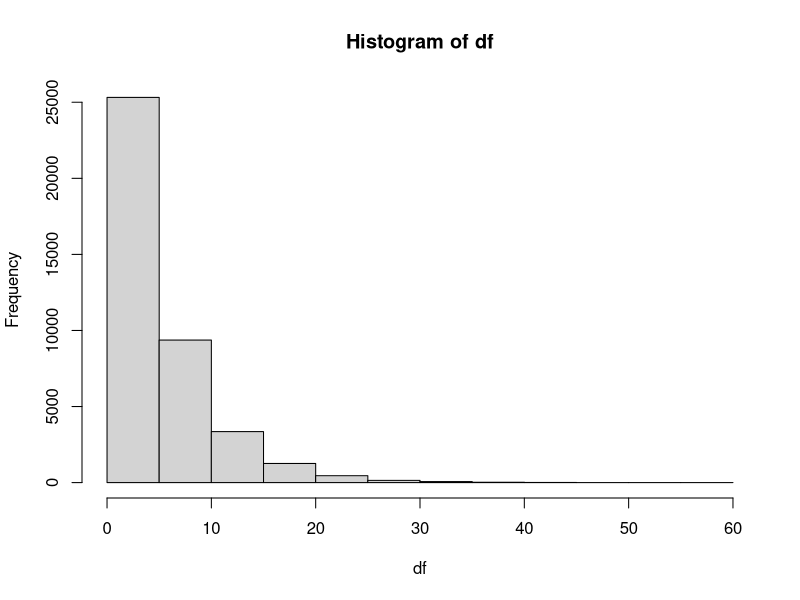
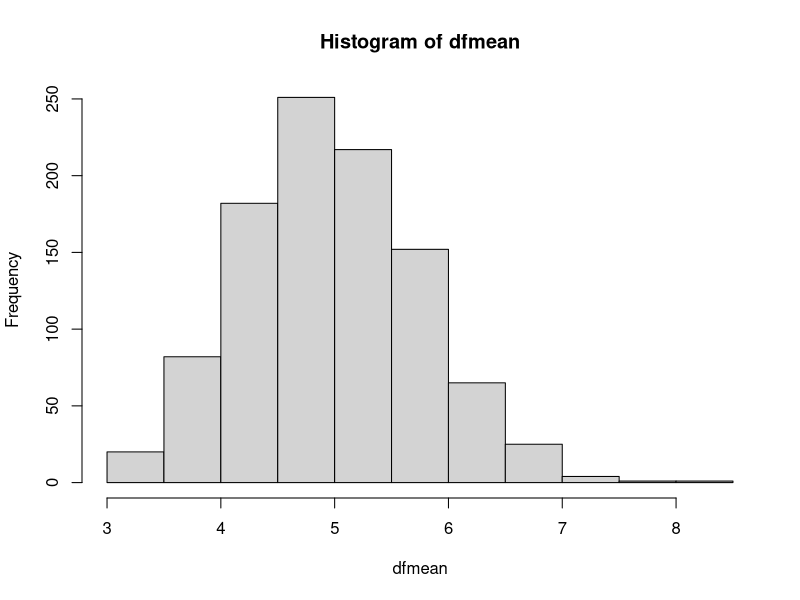

Here is the R script that generated these plots, in order:
# Part 1
set.seed(12345)
lambda<-0.2
n<-40
sim<-1000
df<-matrix(rexp(n*sim,lambda),sim,n)
dfmean<-apply(df,1,mean)

# 1.Show the sample mean and compare it to the theoretical mean of the distribution.
mean(dfmean) # sample mean
1/lambda     # theo mean
1/lambda-mean(dfmean)  # Diff btw theoretical and sample means

# 2.Show how variable the sample is (via variance) 
# and compare it to the theoretical variance of the distribution.
var(dfmean) # sample var
(1/lambda)^2/n # theo var
(1/lambda)^2/n-var(dfmean) # Diff btw theo and sample variances

# 3.Show that the distribution is approximately normal.
z<-(dfmean-mean(dfmean))/(sd(dfmean)) # Standard normal
mean(z)
var(z)

hist(df) # histogram of large collection of random exponentials
hist(dfmean) # histogram of large collection of means of 40 exponentials

#####

# Part 2

library(datasets)

#1.Load the ToothGrowth data and perform some basic exploratory data analyses
head(ToothGrowth)
summary(ToothGrowth)
str(ToothGrowth)

#2. Seperate data
oj<-ToothGrowth[ToothGrowth$supp=="OJ",]
vc<-ToothGrowth[ToothGrowth$supp=="VC",]
t.test(oj$len, alternative = "two.sided")$conf
t.test(vc$len, alternative = "two.sided")$conf

half<-ToothGrowth[ToothGrowth$dose==0.5,]
one<-ToothGrowth[ToothGrowth$dose==1,]
two<-ToothGrowth[ToothGrowth$dose==2,]
t.test(half$len, alternative = "two.sided")$conf
t.test(one$len, alternative = "two.sided")$conf
t.test(two$len, alternative = "two.sided")$conf
